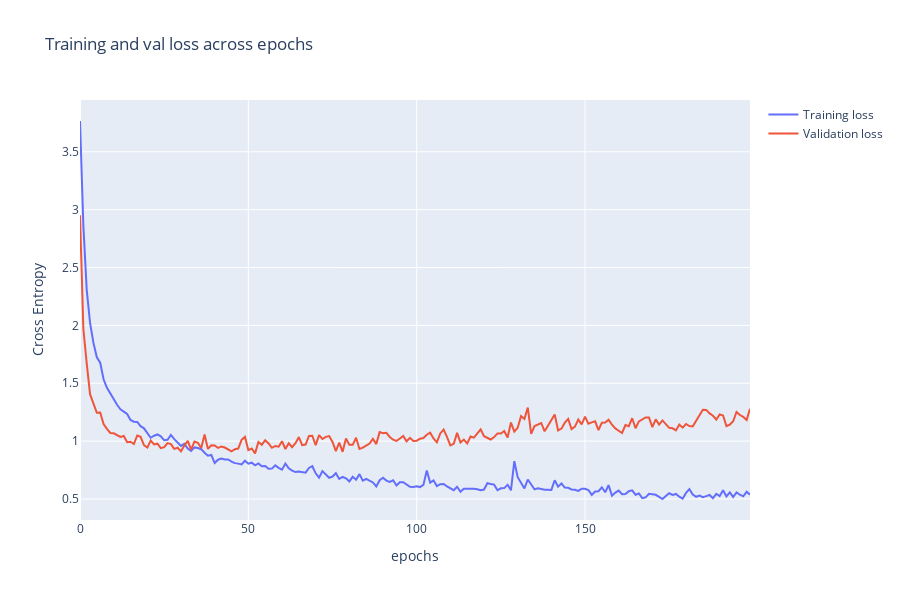

The code cell stored with this chart in its notebook:
### Code cell
fig = go.Figure(data=[
                      go.Scatter(
                          y=history["loss"],
                          name="Training loss",
                          mode="lines",
                          ),
                      go.Scatter(
                          y=history["val_loss"],
                          name="Validation loss",
                          mode="lines",
                          )
])
fig.update_layout(
    title='Training and val loss across epochs',
    xaxis_title='epochs',
    yaxis_title='Cross Entropy' ,
    height=600,
    width=900
     
)
fig.show()

### Figure 1 — Plotly figure (JSON) as saved in the notebook; plotly's stock layout.template omitted (floating-point values rounded to 4 significant figures; data arrays with more than 128 entries replaced by an {"elided": "..."} marker saying what was removed)
{"data": [{"mode": "lines", "name": "Training loss", "type": "scatter", "y": {"elided": "200 float values"}}, {"mode": "lines", "name": "Validation loss", "type": "scatter", "y": {"elided": "200 float values"}}], "layout": {"height": 600, "title": {"text": "Training and val loss across epochs"}, "width": 900, "xaxis": {"title": {"text": "epochs"}}, "yaxis": {"title": {"text": "Cross Entropy"}}}}
